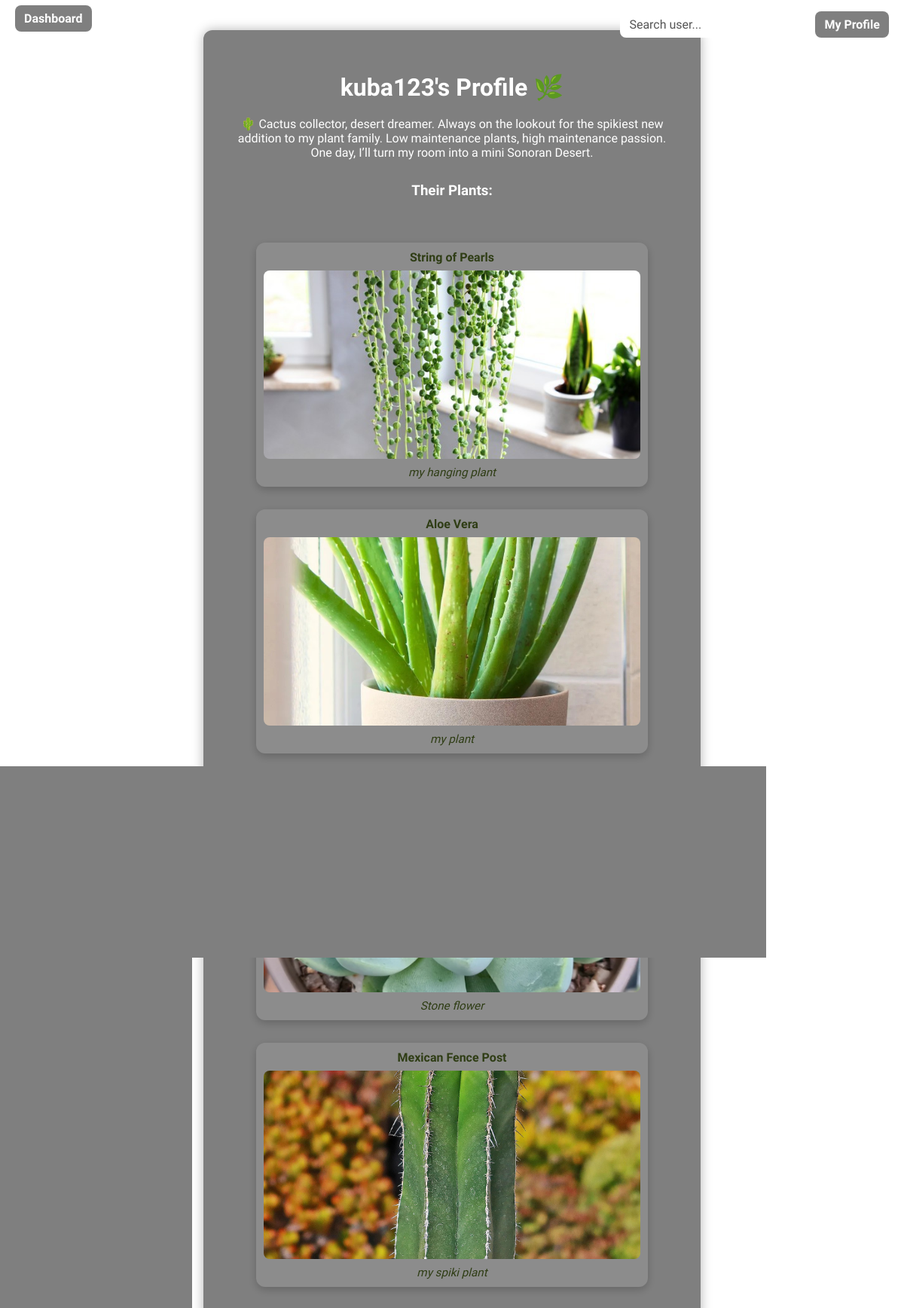
/user/kuba123 (signed in), run on the app's committed database.
### app/models.py (models this page shows, shortened)
class User(UserMixin, db.Model):
    username = db.Column(db.String(80), primary_key=True)
    email = db.Column(db.String(120), unique=True, nullable=False)
    password = db.Column(db.String(200), nullable=False)
    description = db.Column(db.Text, default="")
    plants = db.relationship('Plant', backref='owner', lazy=True)

class Plant(db.Model):
    id = db.Column(db.Integer, primary_key=True)
    plant_name = db.Column(db.String(100), nullable=False)
    last_watering = db.Column(db.Date)
    next_watering = db.Column(db.Date)
    photo_path = db.Column(db.String(200))
    description = db.Column(db.Text)
    username = db.Column(db.String(80), db.ForeignKey('user.username'), nullable=False)
    latin_name = db.Column(db.String(100), db.ForeignKey('plant_category.latin_name'), nullable=False)

class PlantCategory(db.Model):
    latin_name = db.Column(db.String(100), primary_key=True)
    name = db.Column(db.String(100), nullable=False)
    watering_interval = db.Column(db.Integer, nullable=False)
    info = db.Column(db.Text)
    plants = db.relationship('Plant', backref='category', lazy=True)

### app/routes.py (the view)
@routes.route('/user/<username>')
@login_required
def view_user(username):
    user = User.query.filter_by(username=username).first_or_404()
    return render_template('public_profile.html', user=user, plants=user.plants)

### app/__init__.py (called while the page is built)
def create_app():
    app = Flask(__name__)
    app.config['SECRET_KEY'] = 'secret_key123'
    app.config['SQLALCHEMY_DATABASE_URI'] = 'sqlite:///plants.db'
    app.config['SQLALCHEMY_TRACK_MODIFICATIONS'] = False
    db.init_app(app)
    migrate.init_app(app, db)
    login_manager.init_app(app)
    from app.routes import routes as routes_blueprint
    app.register_blueprint(routes_blueprint)
    with app.app_context():
        from app.models import User
        @login_manager.user_loader
        def load_user(user_id):
            return User.query.get(user_id)  # ✅ no int() — works with username
        db.create_all()
    return app

### app/templates/public_profile.html
{% extends "base.html" %}
{% block content %}
<div class="form-container">
    <h2>{{ user.username }}'s Profile 🌿</h2>
    {% if user.description %}
        <p style="margin-bottom: 20px;">{{ user.description }}</p>
    {% endif %}
    <h3 style="margin-top: 30px;">Their Plants:</h3>
    {% if plants %}
        <div class="gallery">
            {% for plant in plants %}
                <div class="gallery-card">
                    <div class="gallery-name">{{ plant.category.name }}</div>
                    {% if plant.photo_path %}
                        <img src="{{ url_for('static', filename='uploads/' ~ plant.photo_path) }}" alt="plant photo">
                    {% endif %}
                    <div class="gallery-nickname">{{ plant.plant_name }}</div>
                </div>
            {% endfor %}
        </div>
    {% else %}
        <p>This user hasn't added any plants yet.</p>
    {% endif %}
</div>
{% endblock %}

### app/static/style.css (style rules this page uses)
body { margin: 0; padding: 0; font-family: 'Nunito', sans-serif; background: url("/static/background.png") no-repeat center center fixed; background-size: cover; min-height: 100vh; display: block; }
.form-container { background-color: rgba(0, 0, 0, 0.5); padding: 30px; border-radius: 12px; color: white; width: 90%; max-width: 600px; margin: 40px auto; text-align: center; box-shadow: 0 0 15px rgba(0, 0, 0, 0.3); }
.form-container h2 { font-size: 2em; margin-bottom: 20px; }
.gallery { display: grid; grid-template-columns: repeat(auto-fit, minmax(300px, 1fr)); gap: 30px; padding: 40px; max-width: 1200px; margin: 0 auto; }
.gallery-card { background-color: rgba(255, 255, 255, 0.1); border-radius: 12px; padding: 10px; text-align: center; box-shadow: 0 4px 12px rgba(0, 0, 0, 0.2); }
.gallery-name { font-weight: bold; color: white; margin-bottom: 8px; }
.gallery-card img { width: 100%; height: 250px; object-fit: cover; border-radius: 8px; }
.gallery-name { font-weight: bold; color: #2f3d15; margin-bottom: 8px; }
.gallery-nickname { color: #2f3d15; font-size: 0.95em; margin-top: 5px; font-style: italic; }

### data on the page
User: username "kuba123", description "🌵 Cactus collector, desert dreamer. Always on the lookout for the spikiest new addition to my plant family. Low maintenance plants, high maintenance passion. One day, I’ll turn my room into a mini Sonoran Desert."
Plant: category.name "String of Pearls", photo_path (picture), plant_name "my hanging plant"
Plant: category.name "Aloe Vera", photo_path (picture), plant_name "my plant"
Plant: photo_path (picture), plant_name "Stone flower"
Plant: category.name "Mexican Fence Post", photo_path (picture), plant_name "my spiki plant"
